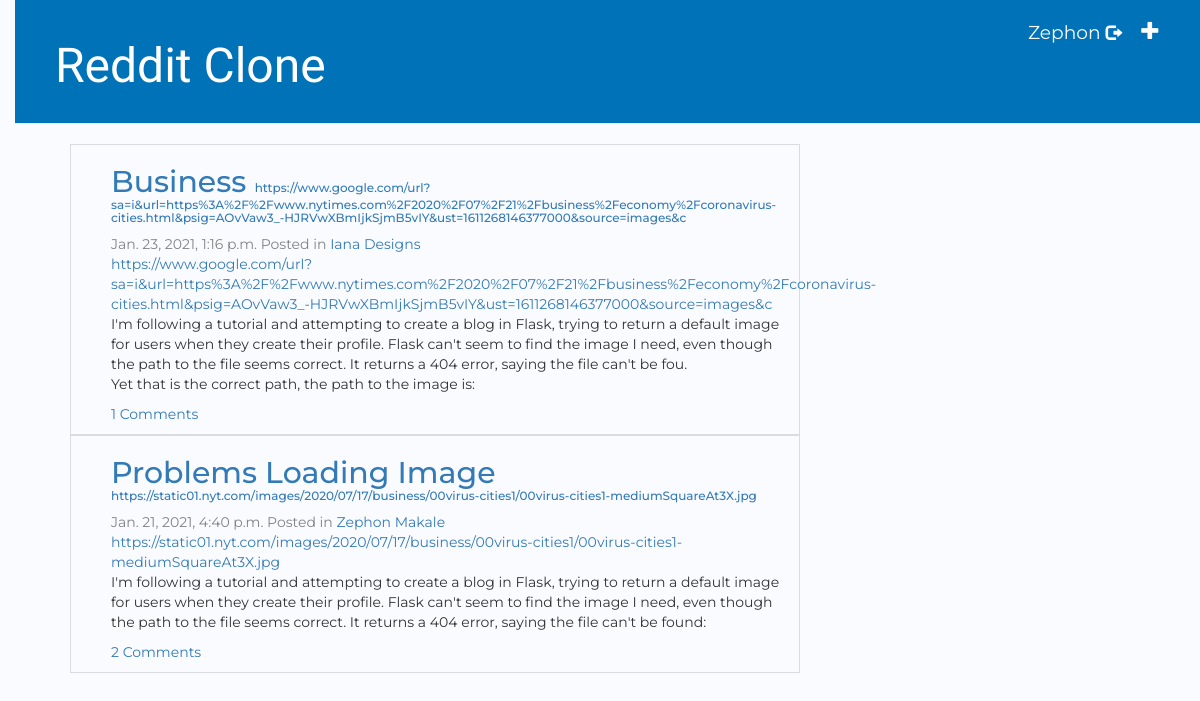
Screenshot of / (signed in) with the database file from the repository.
### reddit/models.py (models this page shows, shortened)
class Votable(BaseModel):
    upvote_count = models.PositiveIntegerField(default=0)
    downvote_count = models.PositiveIntegerField(default=0)
    class Meta: abstract = True

class Post(Votable):
    title = models.CharField(max_length=200)
    submitter = models.ForeignKey(settings.AUTH_USER_MODEL, related_name='posts_submitted', on_delete=models.CASCADE)
    url = models.URLField('URL', max_length=200, null=True, blank=True)
    text = models.TextField(blank=True, null=True)
    comment_count = models.PositiveIntegerField(default=0)

class BaseModel(models.Model):
    eid = models.UUIDField(primary_key=True, default=uuid.uuid4, editable=False)
    date_created = models.DateTimeField(auto_now_add=True, db_index=True)
    class Meta: abstract = True

class SubReddit(BaseModel):
    name = models.CharField(max_length=200)
    posts = models.ManyToManyField('Post', related_name='subreddits', blank=True, through='SubRedditPost')
    cover_image_url = models.URLField('Cover Image URL', max_length=200, blank=True, null=True )
    moderators = models.ManyToManyField(settings.AUTH_USER_MODEL, related_name='subreddits_moderated')

### reddit/views.py (the view)
# urls.py: path('', views.post_list, name='post_list'),
def post_list(request):
    query = request.GET.get('query')
    if query:
        posts = Post.objects.filter(Q(text_icontains=query)|Q(title_icontains=query)).order_by('-date_created')
    else:
        posts = Post.objects.all().order_by('-date_created')
    return render(request, 'reddit/post_list.html',  {'posts': posts, 'form': SearchForm(initial={'query': query})})

### templates/reddit/post_list.html
{% extends 'reddit/base.html' %}
{% block content %}
    <div class="post-list">
        {% for post in posts %}
            <div class="post">
                <h2>
                    <a href="{% url 'post_detail' pk=post.pk %}">{{ post.title }}</a>
                    {% if post.url %}
                        <span class="url"><a href="{{post.url}}">{{post.url}}</a>
                    {% endif %}
                </h2>
                <div class="date">
                    {{ post.date_created }}
                    {% include "reddit/subs_posted.html" with post=post %}
                </div>
                {% if post.url %}
                    <a href="{{post.url}}">{{post.url}}</a>
                {% endif %}
                <p>{{ post.text|linebreaksbr }}</p>
                {% if  post.comment_count > 0 %}
                    <p><a href="{% url 'post_detail' pk=post.pk %}">{{ post.comment_count }} Comments</a></p>
                {% endif %}
            </div>
        {% endfor %}
    </div>
{% endblock %}

### templates/reddit/base.html (shortened to what this page needs)
{% load static %}
<html>
    <head>
        <link rel="stylesheet" href="https://cdn.jsdelivr.net/npm/bootstrap@4.6.0/dist/css/bootstrap.min.css">
        <link rel="stylesheet" href="//maxcdn.bootstrapcdn.com/bootstrap/3.2.0/css/bootstrap.min.css">
        <link rel="stylesheet" href="//maxcdn.bootstrapcdn.com/bootstrap/3.2.0/css/bootstrap-theme.min.css">
        <link rel="stylesheet" href="{% static 'css/reddit.css' %}">
    </head>
    <body>
        <div class="page-header">
            {% if user.is_authenticated %}
                <a href="{% url 'post_new' %}" class="top-menu"><span class="glyphicon glyphicon-plus"></span></a>
                <p class="top-menu">{{ user.username }} <small><a class="glyphicon glyphicon-log-out logout" href="{% url 'logout' %}"></a></small></p>
            {% else %}
                <a href="{% url 'login' %}" class="top-menu"><span class="glyphicon glyphicon-lock"></span></a>
            {% endif %}
            <h1><a href="/">Reddit Clone</a></h1>
        </div>
        <div class="content container">
            <div class="row">
                <div class="col-md-8">
                {% block content %}
                {% endblock %}
                </div>
            </div>
        </div>
    </body>
</html>

### templates/reddit/subs_posted.html
{%if post.subreddits.count %}
    <span>Posted in</span>
    {% for sub in post.subreddits.all %}
        <a href="{% url 'sub_detail' pk=sub.pk %}">{{ sub.name }}</a>
    {% endfor %}
{%endif%}

### reddit/static/css/reddit.css (style rules this page uses)
* { font-family: 'Montserrat', sans-serif; }
body { padding-left: 15px; background-color: #f9fbff; }
h1 a { color: #FCA205; font-family: 'Tangerine', cursive; }
.page-header { background-color: #0072b7; margin-top: 0; padding: 20px 20px 20px 40px; }
.page-header h1, .page-header h1 a, .page-header h1 a:visited, .page-header h1 a:active { color: #ffffff; font-size: 36pt; text-decoration: none; }
.content { margin-left: 40px; }
h1, h2, h3, h4 { font-family: 'Helvetica'; }
.date { color: #828282; }
.top-menu, .top-menu:hover, .top-menu:visited { color: #ffffff; float: right; font-size: 14pt; margin-right: 20px; }
.post { padding-bottom: 40px; }
.post-list .post { padding-bottom: 0px; padding-left: 40px; position: relative; border-width: 1px; border-style: solid; border-color: rgb(218, 221, 222); }
.url { font-size: .4em; }
.logout { color: #fff; }

### rows the page displays
Post: title "Business", url "https://www.google.com/url?sa=i&url=https%3A%2F%2Fwww.nytimes.com%2F2020%2F07%2F21%2Fbusiness%2Feconomy%2Fcoronavirus-cities.html&psig=AOvVaw3_-HJRVwXBmIjkSjmB5vIY&ust=1611268146377000&source=images&c", date_created "Jan. 23, 2021, 1:16 p.m.", text "I'm following a tutorial and attempting to create a blog in Flask, trying to return a default image for users when they create their profile. Flask can't seem to find the image I need, even though the path to the file seems correct. It returns a 404 error, saying the file can't be fou. Yet that is the correct path, the path to the image is:", comment_count "1"
SubReddit: name "Iana Designs"
Post: title "Problems Loading Image", url "https://static01.nyt.com/images/2020/07/17/business/00virus-cities1/00virus-cities1-mediumSquareAt3X.jpg", date_created "Jan. 21, 2021, 4:40 p.m.", text "I'm following a tutorial and attempting to create a blog in Flask, trying to return a default image for users when they create their profile. Flask can't seem to find the image I need, even though the path to the file seems correct. It returns a 404 error, saying the file can't be found:", comment_count "2"
SubReddit: name "Zephon Makale"

### other values shown
{{ user.username }} "Zephon"
